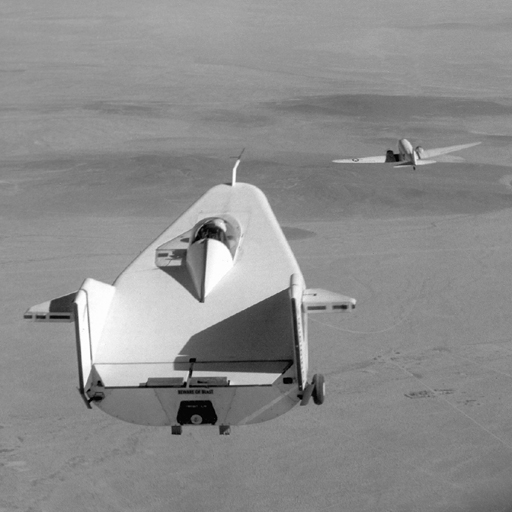
%> input picture 第 14 章 基于主成分分析的图像压缩和重建/liftingbody.png, 512 x 512 px
$ octave main.m   (GNU Octave 9; MATLAB toolbox functions it lacks are replaced by stand-ins)
%> lines starting %> are read from the running program, lines starting %| are printed output that depends on the picture
### 第 14 章 基于主成分分析的图像压缩和重建/pcaimage.m
function [Ipca,ratio,contribution]=pcaimage(I,pset,block)
if nargin<1
    I=imread('football.jpg');
end
if nargin<2
    pset=3;
end
if nargin<3
    block=[16 16];
end
if ndims(I)==3
    I=rgb2gray(I);
end
X=im2col(double(I),block,'distinct')';
[n,p]=size(X);
m=min(pset,p);
[coeff,score,contribution]=pcasample(X,m);
X=score*coeff';
Ipca=cast(col2im(X',block,size(I),'distinct'),class(I));
ratio=n*p/(n*m+p*m);

### 第 14 章 基于主成分分析的图像压缩和重建/pcasample.m
function [coeff,score,rate]=pcasample(X,p)
[V,D]=eig(X'*X);
for i=1:size(V,2)
    [~,idx]=max(abs(V(:,i)));
    V(:,i)=V(:,i)*sign(V(idx,i));
end
[lambda,locs]=sort(diag(D),'descend');
V=V(:,locs);
coeff=V(:,1:p);
score=X*V(:,1:p);
rate=sum(lambda(1:p))/sum(lambda);

### 第 14 章 基于主成分分析的图像压缩和重建/main.m
clc; clear all; close all;
I=imread('liftingbody.png');
%> I is the input picture: size 512x512 uint8; min 0, max 255, mean 140.3
k=1;
figure('Units', 'Normalized', 'Position', [0 0 1 1]);
for p=1:5:20
    [Ipca,ratio,contribution]=pcaimage(I,p,[24 24]);
%> the loop in pcasample, `for i=1:size(V,2)` made 576 passes
%> idx on passes 1 to 3: 575, 574, 572
%> in pcasample, `[lambda,locs]=sort(diag(D),'descend');`: lambda = 576 values, max 5.24e+09 at index 1, min -4.26e-07 at index 576, mean 9415373.8; locs = 576 values, max 576 at index 1, min 1 at index 576, mean 288.5
%> in pcasample, `coeff=V(:,1:p);`: coeff = 576 values, max 0.0425 at index 176, min 0.0409 at index 216, mean 0.0417
%> in pcasample, `score=X*V(:,1:p);`: score = 484 values, max 5920.4 at index 101, min 254.9 at index 484, mean 3166.8
%> in pcasample, `rate=sum(lambda(1:p))/sum(lambda);`: rate = 0.967
%> in pcaimage, `Ipca=cast(col2im(X',block,size(I),'distinct'),class(I));`:
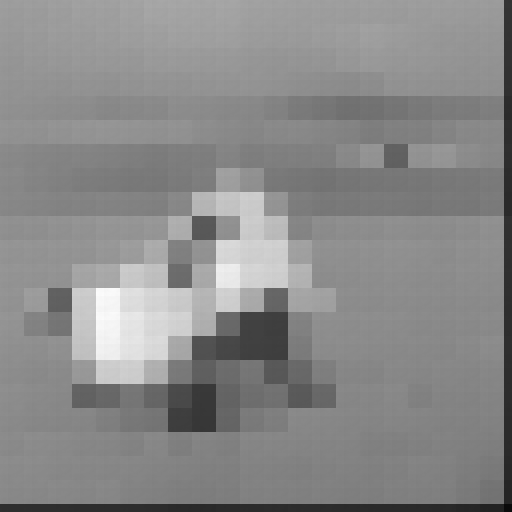
%> Ipca: size 512x512 uint8; min 11, max 252, mean 137.6
%> ratio = 263; contribution = 0.967
    subplot(2,2,k);
    imshow(Ipca)
    title(['主成分个数=',num2str(p),...
        ',压缩比=',num2str(ratio),...
        ',贡献率=',num2str(contribution)],'fontsize',14);
    k=k+1;
end
